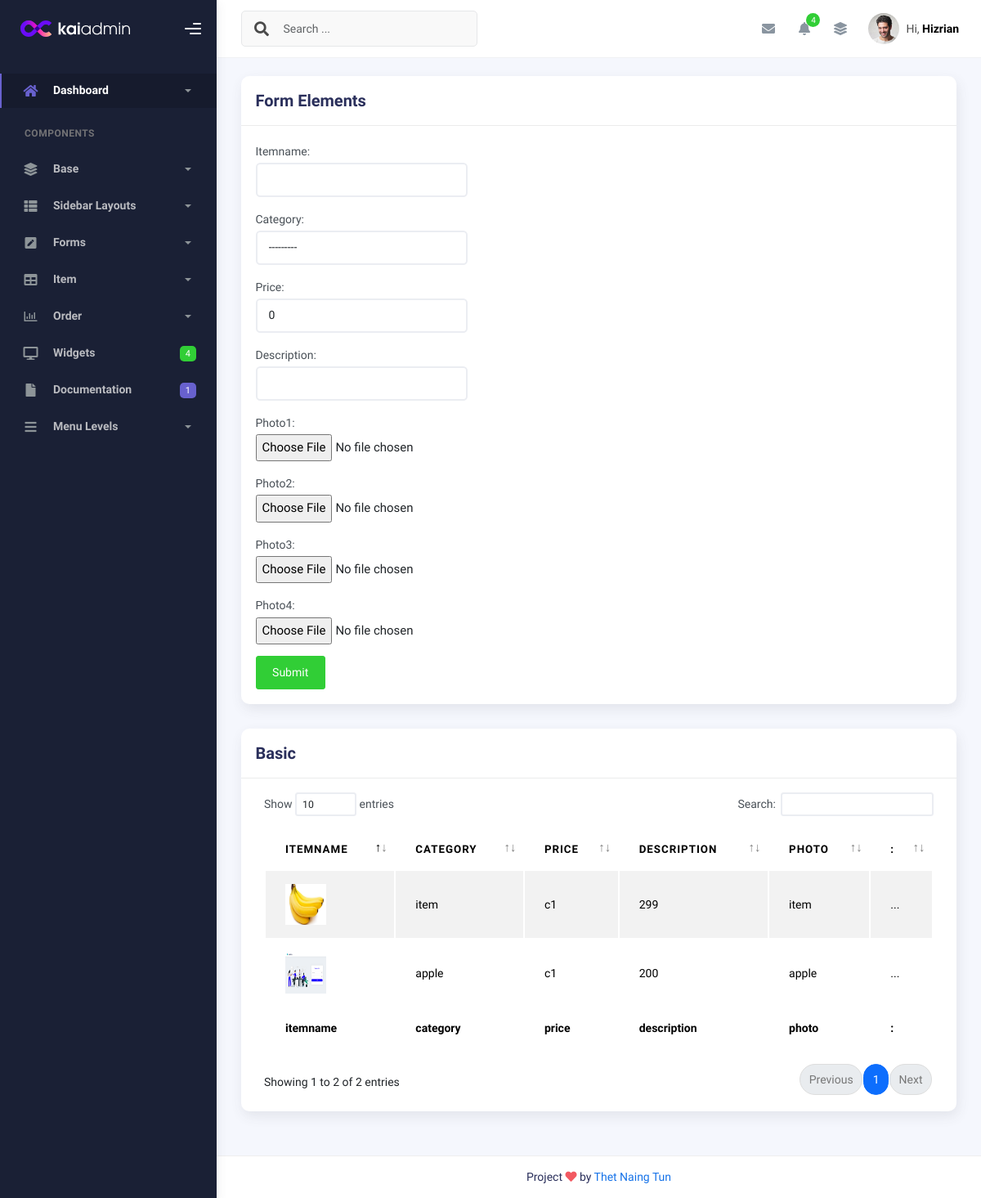
The page /itemview/ on the database its author committed.
### myapp/models.py (models this page shows)
class item(models.Model):
    itemname = models.CharField(max_length=255)
    category = models.ForeignKey(category, on_delete=models.CASCADE)
    price = models.PositiveIntegerField(default=0)
    description = models.CharField(max_length=255)
    photo1 = models.ImageField(upload_to='item/', blank=True, null=True)
    photo2 = models.ImageField(upload_to='item/', blank=True, null=True)
    photo3 = models.ImageField(upload_to='item/', blank=True, null=True)
    photo4 = models.ImageField(upload_to='item/', blank=True, null=True)
    created_at = models.DateTimeField(auto_now_add=True)
    updated_at = models.DateTimeField(auto_now=True)

class category(models.Model):
    categoryname = models.CharField(max_length=255)
    created_at = models.DateTimeField(auto_now_add=True)
    updated_at = models.DateTimeField(auto_now=True)
    def __str__(self):
        return self.categoryname

### myapp/views.py (the view, shortened to what this page needs)
# urls.py: path('itemview/', itemview.as_view(), name='itemview'),
class itemview(View):
    def get(self, request):
        itm = item.objects.all()
        form = itemcreateform()
        context = {'itm':itm, 'form':form}
        return render(request, 'shopadmin/itemcreate.html', context)

### myapp/forms.py
class itemcreateform(forms.ModelForm):
    class Meta:
        model = item
        fields = '__all__'
        widgets = {
            'itemname': forms.TextInput(attrs={'class': 'form-control', 'required':'true'}),
            'category': forms.Select(attrs={'class': 'form-control', 'required':'true'}),
            'description': forms.TextInput(attrs={'class': 'form-control', 'required':'true'}),
            'price': forms.NumberInput(attrs={'class': 'form-control', 'required':'true'}),
        }

### templates/shopadmin/itemcreate.html (shortened to what this page needs)
{% extends 'shopadmin/index.html' %}
{% block content %}
<div class="row">
    <div class="col-md-12">
      <div class="card">
        <div class="card-header">
          <div class="card-title">Form Elements</div>
        </div>
        <div class="card-body">
          <div class="row">
            <div class="col-md-6 col-lg-4">
                <form method="post" enctype="multipart/form-data" action="{% url 'myapp:itemview' %}">
                    {{ form.as_p }}
                    <input type="submit" value="Submit" class="btn btn-success">
                </form>
            </div>
          </div>
        </div>
      </div>
    </div>
  </div>
  <div class="col-md-12">
    <div class="card">
      <div class="card-header">
        <h4 class="card-title">Basic</h4>
      </div>
      <div class="card-body">
        <div class="table-responsive">
          <table
            id="basic-datatables"
            class="display table table-striped table-hover"
          >
            <thead>
              <tr>
                <th>itemname</th>
                <th>category</th>
                <th>price</th>
                <th>description</th>
                <th>photo</th>
                <th>:</th>
              </tr>
            </thead>
            <tfoot>
              <tr>
                <th>itemname</th>
                <th>category</th>
                <th>price</th>
                <th>description</th>
                <th>photo</th>
                <th>:</th>
              </tr>
            </tfoot>
            <tbody>
              {% for i in itm %}
              <tr>
                <td>
                  <img src="{{i.photo1.url}}" alt="" width="50px" height="50px">
                </td>
                <td>{{i.itemname}}</td>
                <td>{{i.category}}</td>
                <td>{{i.price}}</td>
                <td>{{i.itemname}}</td>
                <td>...</td>
              </tr>
              {% endfor %}
            </tbody>
          </table>
        </div>
      </div>
    </div>
  </div>
{% endblock content %}

### rows shown on the page
item: photo1 (picture), itemname "item", category "c1", price "299"
item: photo1 (picture), itemname "apple", category "c1", price "200"
